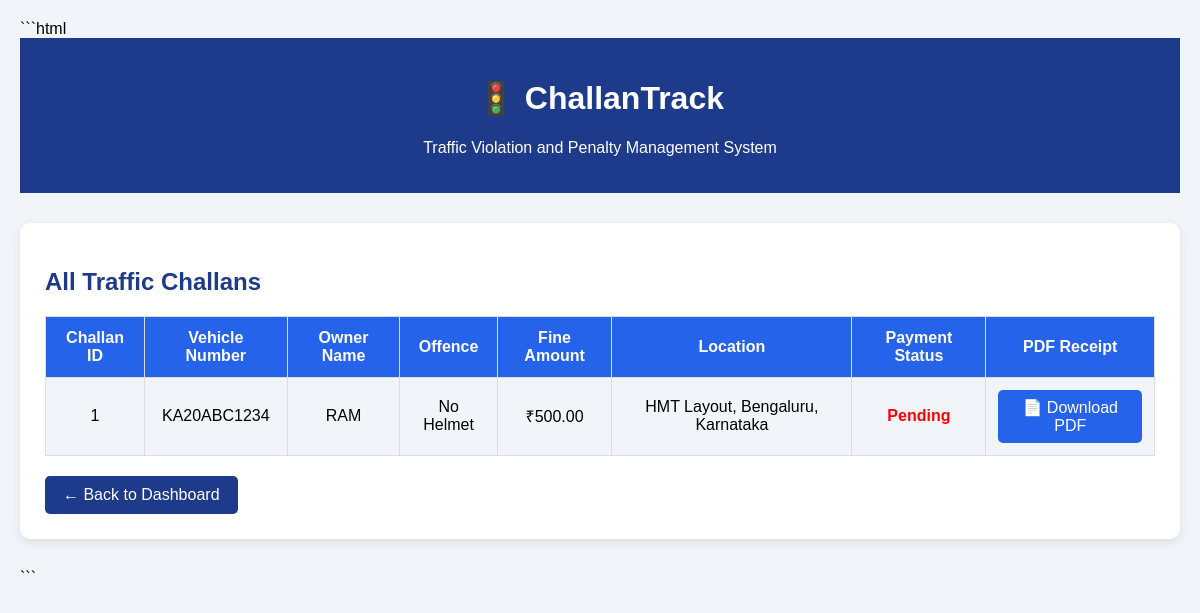
Page /view_challans on the committed database.
### tables this page shows
CREATE TABLE challans (
        id INTEGER PRIMARY KEY AUTOINCREMENT,
        vehicle_number TEXT NOT NULL,
        owner_name TEXT,
        offence_id INTEGER,
        fine_amount INTEGER,
        location TEXT,
        payment_status TEXT DEFAULT 'Pending'
    , created_at TEXT);

CREATE TABLE offences (
        id INTEGER PRIMARY KEY AUTOINCREMENT,
        offence_name TEXT NOT NULL,
        fine_amount INTEGER NOT NULL
    );

### app.py (the view)
@app.route("/view_challans")
def view_challans():
    conn = get_db()
    cursor = conn.cursor()
    cursor.execute("""
        SELECT
            c.id,
            c.vehicle_number,
            c.owner_name,
            o.offence_name,
            c.fine_amount,
            c.location,
            c.payment_status
        FROM challans c
        LEFT JOIN offences o
        ON c.offence_id = o.id
        ORDER BY c.id DESC
    """)
    challans = cursor.fetchall()
    conn.close()
    return render_template(
        "view_challans.html",
        challans=challans
    )

### app.py (called while the page is built)
def get_db():
    conn = sqlite3.connect(DATABASE)
    conn.row_factory = sqlite3.Row
    return conn

### templates/view_challans.html (shortened to what this page needs)
<!DOCTYPE html>
<html>
<head>
</head>
<body>
<header>
    <h1>🚦 ChallanTrack</h1>
    <p>Traffic Violation and Penalty Management System</p>
</header>
<div class="container">
    <h2>All Traffic Challans</h2>
    <table>
        <tr>
            <th>Challan ID</th>
            <th>Vehicle Number</th>
            <th>Owner Name</th>
            <th>Offence</th>
            <th>Fine Amount</th>
            <th>Location</th>
            <th>Payment Status</th>
            <th>PDF Receipt</th>
        </tr>
        {% for challan in challans %}
        <tr>
            <td>{{ challan['id'] }}</td>
            <td>{{ challan['vehicle_number'] }}</td>
            <td>{{ challan['owner_name'] }}</td>
            <td>{{ challan['offence_name'] or 'Unknown' }}</td>
            <td>
                ₹{{ "%.2f"|format(challan['fine_amount']) }}
            </td>
            <td>{{ challan['location'] }}</td>
            <td class="{{ 'paid' if challan['payment_status'] == 'Paid' else 'pending' }}">
                {{ challan['payment_status'] }}
            </td>
            <td>
                <a
                    href="{{ url_for('challan_receipt', challan_id=challan['id']) }}"
                    class="receipt">
                    📄 Download PDF
                </a>
            </td>
        </tr>
        {% else %}
        <tr>
            <td colspan="8" class="empty">
                No challans found.
            </td>
        </tr>
        {% endfor %}
    </table>
    <a href="/dashboard" class="back">
        ← Back to Dashboard
    </a>
</div>
</body>
</html>

### templates/view_challans.html (style rules this page uses)
body { font-family: Arial, sans-serif; background: #f1f5f9; margin: 0; padding: 20px; }
header { background: #1e3a8a; color: white; padding: 20px; text-align: center; }
.container { background: white; padding: 25px; margin: 30px auto; max-width: 1200px; border-radius: 10px; box-shadow: 0 3px 10px rgba(0,0,0,0.1); overflow-x: auto; }
h2 { color: #1e3a8a; }
table { width: 100%; border-collapse: collapse; margin-top: 20px; }
th, td { padding: 12px; border: 1px solid #ddd; text-align: center; }
th { background: #2563eb; color: white; }
tr:nth-child(even) { background: #f1f5f9; }
.pending { color: red; font-weight: bold; }
.receipt { display: inline-block; background: #2563eb; color: white; padding: 8px 12px; text-decoration: none; border-radius: 5px; }
.back { display: inline-block; background: #1e3a8a; color: white; padding: 10px 18px; text-decoration: none; border-radius: 5px; margin-top: 20px; }

### rows in the picture
challans: id "1", vehicle_number "KA20ABC1234", owner_name "RAM", offence_name "No Helmet", fine_amount "500.00", location "HMT Layout, Bengaluru, Karnataka", payment_status "Pending"
